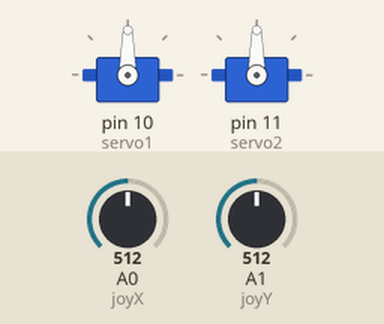
Simulated run of this sketch. Board: Arduino Uno, built with avr-gcc and run on an emulated ATmega328P. Shown: 2 × servo. Inputs (shaded band) come from the test bench; at power-on: A0 (joyX) = 512, A1 (joyY) = 512.

Above: at 1.2 s.
1.3 s: A0 (joyX) set to 716
At 2.5 s:
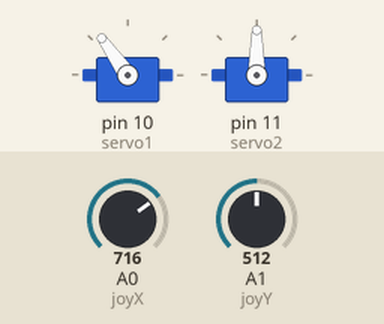
2.8 s: A1 (joyY) set to 716
At 3.7 s:
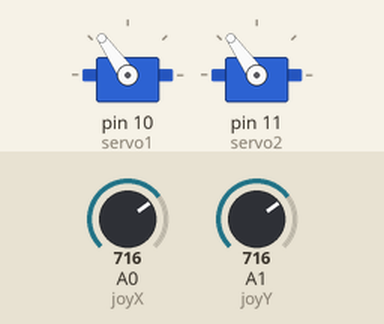
4.3 s: A0 (joyX) set to 900
At 4.9 s:
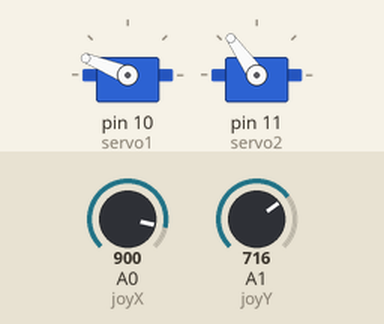
5.8 s: A1 (joyY) set to 900
At 6.6 s:
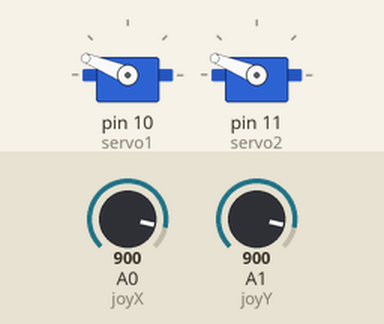
7.3 s: A0 (joyX) set to 1023
At 7.8 s:
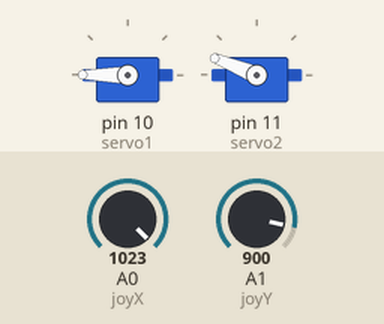
8.8 s: A1 (joyY) set to 1023
At 10.1 s:
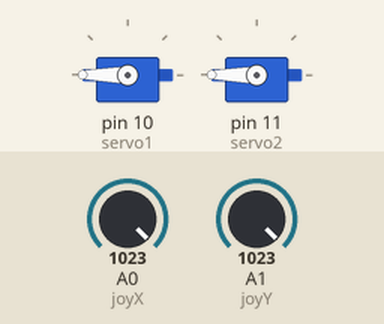
Timing chart, 0 to 11.3 s (numbered marks = the images above; inputs shaded):
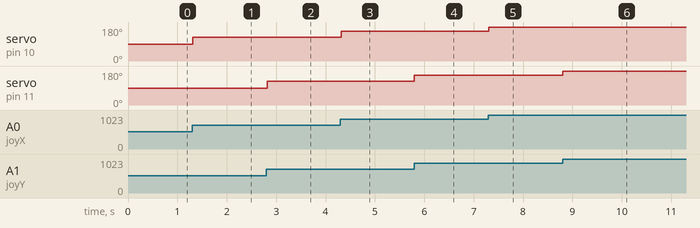

Measured:
- after the input at 1.3 s, servo on pin 10 (servo1): 90° → 125° at once
- after the input at 2.8 s, servo on pin 11 (servo2): 90° → 125° at once
- after the input at 4.3 s, servo on pin 10 (servo1): 125° → 158° at once
- after the input at 5.8 s, servo on pin 11 (servo2): 125° → 158° at once
- after the input at 7.3 s, servo on pin 10 (servo1): 158° → 180° at once
- after the input at 8.8 s, servo on pin 11 (servo2): 158° → 180° at once

The sketch:

servo_joystick.ino
```cpp
// include servomotor library
#include<Servo.h>

//define our servo
Servo servo1;
Servo servo2;

//define joystick pins
int joyX=A0;
int joyY=A1;

//variables to read the value
int joyval;

void setup() {
  // put your setup code here, to run once:
servo1.attach(10);
servo2.attach(11);
}

void loop() {
  // put your main code here, to run repeatedly:
//read the value of joystick btw(0-1023)
joyval=analogRead(joyX);
joyval=map(joyval,0,1023,0,180); //servo value b/t 0-180
servo1.write(joyval); // sets the servo position according to joystick value

joyval=analogRead(joyY);
joyval=map(joyval,0,1023,0,180);
servo2.write(joyval);
delay(15);

}
```
